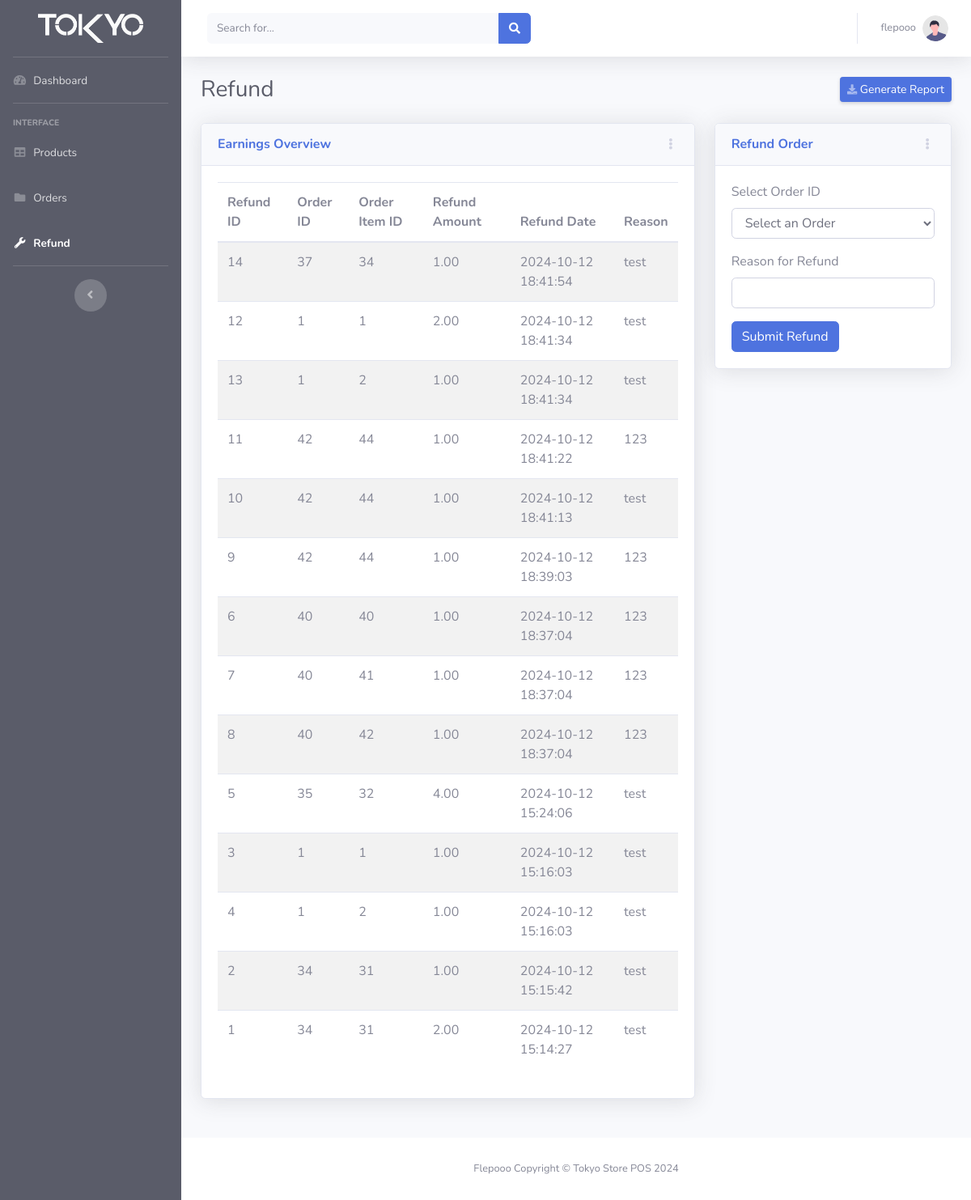
/refund.php (signed in), run on the app's committed database.
### tables this page shows
CREATE TABLE `refunds` (
  `refund_id` int(11) NOT NULL,
  `order_id` int(11) NOT NULL,
  `order_item_id` int(11) DEFAULT NULL,
  `refund_amount` decimal(10,2) NOT NULL,
  `refund_date` timestamp NOT NULL DEFAULT current_timestamp(),
  `reason` varchar(255) NOT NULL
);

CREATE TABLE `orders` (
  `order_id` int(11) NOT NULL,
  `user_id` int(11) NOT NULL,
  `customer_id` int(11) DEFAULT NULL,
  `total_price` decimal(10,2) NOT NULL,
  `discount` decimal(10,2) NOT NULL,
  `order_date` timestamp NOT NULL DEFAULT current_timestamp(),
  `total_price_before_discount` decimal(10,2) NOT NULL,
  `pay_with` enum('cash','visa') DEFAULT 'cash'
);

CREATE TABLE `order_items` (
  `order_item_id` int(11) NOT NULL,
  `order_id` int(11) NOT NULL,
  `product_id` int(11) DEFAULT NULL,
  `quantity` int(11) NOT NULL,
  `price` decimal(10,2) NOT NULL
);

### refund.php (the view, shortened to what this page needs)
<?php
require 'db_connection.php';
if (isset($_SESSION['username'])) {
    $username = htmlspecialchars($_SESSION['username'], ENT_QUOTES, 'UTF-8');
} else {
    header("Location: login.php");
    exit;
}
$refunds = [];
$query = "SELECT r.refund_id, r.order_id, r.order_item_id, r.refund_amount, r.refund_date, r.reason, o.order_id, oi.order_item_id
          FROM refunds r
          JOIN orders o ON r.order_id = o.order_id
          JOIN order_items oi ON r.order_item_id = oi.order_item_id
          ORDER BY r.refund_date DESC";
$result = $conn->query($query);
if ($result) {
    while ($row = $result->fetch_assoc()) {
        $refunds[] = $row;
    }
}
?>
<!DOCTYPE html>
<html lang="en">
<head>
    <link href="vendor/fontawesome-free/css/all.min.css" rel="stylesheet" type="text/css" />
    <link href="css/sb-admin-2.min.css" rel="stylesheet" />
    <link href="vendor/fontawesome-free/css/all.min.css" rel="stylesheet" />
    <link href="css/sb-admin-2.min.css" rel="stylesheet" />
</head>
<body id="page-top">
    <div id="wrapper">
        <ul class="navbar-nav bg-dark sidebar sidebar-dark accordion" id="accordionSidebar">
            <a class="sidebar-brand d-flex align-items-center justify-content-center" href="index.html">
                <div class="sidebar-brand-icon">
                    <img src="img/tokyo-white-bg.png" width="130" />
                </div>
            </a>
            <hr class="sidebar-divider my-0" />
            <li class="nav-item ">
                <a class="nav-link" href="super_admin_dashboard.php">
                    <i class="fas fa-fw fa-tachometer-alt"></i>
                    <span>Dashboard</span></a>
            </li>
            <hr class="sidebar-divider" />
            <div class="sidebar-heading">Interface</div>
            <li class="nav-item">
                <a class="nav-link" href="products.php">
                    <i class="fas fa-fw fa-table"></i>
                    <span>Products</span></a>
            </li>
            <li class="nav-item">
                <a class="nav-link" href="orders.php">
                    <i class="fas fa-fw fa-folder"></i>
                    <span>Orders</span></a>
            </li>
            <li class="nav-item active">
                <a class="nav-link" href="refund.php">
                    <i class="fas fa-fw fa-wrench"></i>
                    <span>Refund</span></a>
            </li>
            <hr class="sidebar-divider d-none d-md-block" />
            <div class="text-center d-none d-md-inline">
                <button class="rounded-circle border-0" id="sidebarToggle"></button>
            </div>
        </ul>
        <div id="content-wrapper" class="d-flex flex-column">
            <div id="content">
                <nav class="navbar navbar-expand navbar-light bg-white topbar mb-4 static-top shadow">
                    <form
                        class="d-none d-sm-inline-block form-inline mr-auto ml-md-3 my-2 my-md-0 mw-100 navbar-search">
                        <div class="input-group">
                            <input type="text" class="form-control bg-light border-0 small" placeholder="Search for..."
                                aria-label="Search" aria-describedby="basic-addon2" />
                            <div class="input-group-append">
                                <button class="btn btn-primary" type="button">
                                    <i class="fas fa-search fa-sm"></i>
                                </button>
                            </div>
                        </div>
                    </form>
                    <ul class="navbar-nav ml-auto">
                        <li class="nav-item dropdown no-arrow">
                            <a class="nav-link dropdown-toggle" href="#" id="userDropdown" role="button"
                                data-toggle="dropdown" aria-haspopup="true" aria-expanded="false">
                                <span
                                    class="mr-2 d-none d-lg-inline text-gray-600 small"><?php echo $username; ?></span>
                                <img class="img-profile rounded-circle" src="img/undraw_profile.svg" />
                            </a>
                        </li>
                    </ul>
                </nav>
                <div class="container-fluid">
                    <div class="d-sm-flex align-items-center justify-content-between mb-4">
                        <h1 class="h3 mb-0 text-gray-800">Refund</h1>
                        <a href="#" class="d-none d-sm-inline-block btn btn-sm btn-primary shadow-sm"><i
                                class="fas fa-download fa-sm text-white-50"></i> Generate
                            Report</a>
                    </div>
                    <div class="row">
                        <div class="col-xl-8 col-lg-7">
                            <div class="card shadow mb-4">
                                <div
                                    class="card-header py-3 d-flex flex-row align-items-center justify-content-between">
                                    <h6 class="m-0 font-weight-bold text-primary">
                                        Earnings Overview
                                    </h6>
                                    <div class="dropdown no-arrow">
                                        <a class="dropdown-toggle" href="#" role="button" id="dropdownMenuLink"
                                            data-toggle="dropdown" aria-haspopup="true" aria-expanded="false">
                                            <i class="fas fa-ellipsis-v fa-sm fa-fw text-gray-400"></i>
                                        </a>
                                    </div>
                                </div>
                                <div class="card-body">
                                    <table class="table table-striped">
                                        <thead>
                                            <tr>
                                                <th>Refund ID</th>
                                                <th>Order ID</th>
                                                <th>Order Item ID</th>
                                                <th>Refund Amount</th>
                                                <th>Refund Date</th>
                                                <th>Reason</th>
                                            </tr>
                                        </thead>
                                        <tbody>
                                            <?php foreach ($refunds as $refund): ?>
                                            <tr>
                                                <td><?php echo htmlspecialchars($refund['refund_id'], ENT_QUOTES, 'UTF-8'); ?>
                                                </td>
                                                <td><?php echo htmlspecialchars($refund['order_id'], ENT_QUOTES, 'UTF-8'); ?>
                                                </td>
                                                <td><?php echo htmlspecialchars($refund['order_item_id'], ENT_QUOTES, 'UTF-8'); ?>
                                                </td>
                                                <td><?php echo htmlspecialchars($refund['refund_amount'], ENT_QUOTES, 'UTF-8'); ?>
                                                </td>
                                                <td><?php echo htmlspecialchars($refund['refund_date'], ENT_QUOTES, 'UTF-8'); ?>
                                                </td>
                                                <td><?php echo htmlspecialchars($refund['reason'], ENT_QUOTES, 'UTF-8'); ?>
                                                </td>
                                            </tr>
                                            <?php endforeach; ?>
                                        </tbody>
                                    </table>
                                </div>
                            </div>
                        </div>
                        <div class="col-xl-4 col-lg-5">
                            <div class="card shadow mb-4">
                                <div
                                    class="card-header py-3 d-flex flex-row align-items-center justify-content-between">
                                    <h6 class="m-0 font-weight-bold text-primary">
                                        Refund Order
                                    </h6>
                                    <div class="dropdown no-arrow">
                                        <a class="dropdown-toggle" href="#" role="button" id="dropdownMenuLink"
                                            data-toggle="dropdown" aria-haspopup="true" aria-expanded="false">
                                            <i class="fas fa-ellipsis-v fa-sm fa-fw text-gray-400"></i>
                                        </a>
                                    </div>
                                </div>
                                <div class="card-body">
                                    <form method="POST" id="refundForm">
                                        <div class="form-group">
                                            <label for="order_id">Select Order ID</label>
                                            <select id="order_id" name="order_id" class="form-control" required>
                                                <option value="">Select an Order</option>
                                            </select>
                                        </div>
                                        <div class="form-group">
                                            <label for="reason">Reason for Refund</label>
                                            <input type="text" id="reason" name="reason" class="form-control"
                                                required />
                                        </div>
                                        <button type="submit" class="btn btn-primary">Submit Refund</button>
                                    </form>
                                </div>
                            </div>
                        </div>
                    </div>
                    <div class="row">
                    </div>
                </div>
            </div>
            <footer class="sticky-footer bg-white">
                <div class="container my-auto">
                    <div class="copyright text-center my-auto">
                        <span>Flepooo Copyright &copy; Tokyo Store POS 2024 </span>
                        <br />
                    </div>
                </div>
            </footer>
        </div>
    </div>
</body>
</html>

### data on the page
refunds: refund_id "14", order.order_id "37", order_item.order_item_id "34", refund_amount "1.00", refund_date "2024-10-12 18:41:54", reason "test"
refunds: refund_id "12", order.order_id "1", order_item.order_item_id "1", refund_amount "2.00", refund_date "2024-10-12 18:41:34", reason "test"
refunds: refund_id "13", order.order_id "1", order_item.order_item_id "2", refund_amount "1.00", refund_date "2024-10-12 18:41:34", reason "test"
refunds: refund_id "11", order.order_id "42", order_item.order_item_id "44", refund_amount "1.00", refund_date "2024-10-12 18:41:22", reason "123"
refunds: refund_id "10", order.order_id "42", order_item.order_item_id "44", refund_amount "1.00", refund_date "2024-10-12 18:41:13", reason "test"
refunds: refund_id "9", order.order_id "42", order_item.order_item_id "44", refund_amount "1.00", refund_date "2024-10-12 18:39:03", reason "123"
refunds: refund_id "6", order.order_id "40", order_item.order_item_id "40", refund_amount "1.00", refund_date "2024-10-12 18:37:04", reason "123"
refunds: refund_id "7", order.order_id "40", order_item.order_item_id "41", refund_amount "1.00", refund_date "2024-10-12 18:37:04", reason "123"
refunds: refund_id "8", order.order_id "40", order_item.order_item_id "42", refund_amount "1.00", refund_date "2024-10-12 18:37:04", reason "123"
refunds: refund_id "5", order.order_id "35", order_item.order_item_id "32", refund_amount "4.00", refund_date "2024-10-12 15:24:06", reason "test"
refunds: refund_id "3", order.order_id "1", order_item.order_item_id "1", refund_amount "1.00", refund_date "2024-10-12 15:16:03", reason "test"
refunds: refund_id "4", order.order_id "1", order_item.order_item_id "2", refund_amount "1.00", refund_date "2024-10-12 15:16:03", reason "test"
refunds: refund_id "2", order.order_id "34", order_item.order_item_id "31", refund_amount "1.00", refund_date "2024-10-12 15:15:42", reason "test"
refunds: refund_id "1", order.order_id "34", order_item.order_item_id "31", refund_amount "2.00", refund_date "2024-10-12 15:14:27", reason "test"

### other printed values
$username "flepooo"
